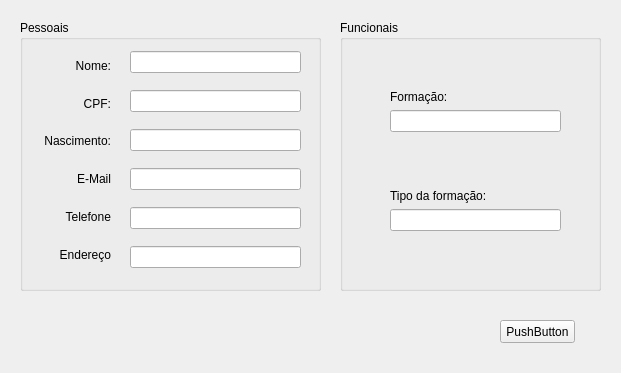
<?xml version="1.0" encoding="UTF-8"?>
<ui version="4.0">
 <class>CompletaCadDir</class>
 <widget class="QWidget" name="CompletaCadDir">
  <property name="geometry">
   <rect>
    <x>0</x>
    <y>0</y>
    <width>621</width>
    <height>373</height>
   </rect>
  </property>
  <property name="windowTitle">
   <string>Form</string>
  </property>
  <widget class="QGroupBox" name="groupBox">
   <property name="geometry">
    <rect>
     <x>20</x>
     <y>20</y>
     <width>301</width>
     <height>271</height>
    </rect>
   </property>
   <property name="title">
    <string>Pessoais</string>
   </property>
   <widget class="QWidget" name="">
    <property name="geometry">
     <rect>
      <x>110</x>
      <y>20</y>
      <width>171</width>
      <height>241</height>
     </rect>
    </property>
    <layout class="QVBoxLayout" name="verticalLayout">
     <item>
      <widget class="QLineEdit" name="nome"/>
     </item>
     <item>
      <widget class="QLineEdit" name="cpf"/>
     </item>
     <item>
      <widget class="QLineEdit" name="nascimento"/>
     </item>
     <item>
      <widget class="QLineEdit" name="email"/>
     </item>
     <item>
      <widget class="QLineEdit" name="telefone"/>
     </item>
     <item>
      <widget class="QLineEdit" name="endereco"/>
     </item>
    </layout>
   </widget>
   <widget class="QWidget" name="">
    <property name="geometry">
     <rect>
      <x>20</x>
      <y>30</y>
      <width>71</width>
      <height>221</height>
     </rect>
    </property>
    <layout class="QVBoxLayout" name="verticalLayout_2">
     <item>
      <widget class="QLabel" name="label">
       <property name="text">
        <string>&lt;html&gt;&lt;head/&gt;&lt;body&gt;&lt;p align=&quot;right&quot;&gt;Nome:&lt;/p&gt;&lt;/body&gt;&lt;/html&gt;</string>
       </property>
      </widget>
     </item>
     <item>
      <widget class="QLabel" name="label_2">
       <property name="text">
        <string>&lt;html&gt;&lt;head/&gt;&lt;body&gt;&lt;p align=&quot;right&quot;&gt;CPF:&lt;/p&gt;&lt;/body&gt;&lt;/html&gt;</string>
       </property>
      </widget>
     </item>
     <item>
      <widget class="QLabel" name="label_3">
       <property name="text">
        <string>&lt;html&gt;&lt;head/&gt;&lt;body&gt;&lt;p align=&quot;right&quot;&gt;Nascimento:&lt;/p&gt;&lt;/body&gt;&lt;/html&gt;</string>
       </property>
      </widget>
     </item>
     <item>
      <widget class="QLabel" name="label_4">
       <property name="text">
        <string>&lt;html&gt;&lt;head/&gt;&lt;body&gt;&lt;p align=&quot;right&quot;&gt;E-Mail&lt;/p&gt;&lt;/body&gt;&lt;/html&gt;</string>
       </property>
      </widget>
     </item>
     <item>
      <widget class="QLabel" name="label_5">
       <property name="text">
        <string>&lt;html&gt;&lt;head/&gt;&lt;body&gt;&lt;p align=&quot;right&quot;&gt;Telefone&lt;/p&gt;&lt;/body&gt;&lt;/html&gt;</string>
       </property>
      </widget>
     </item>
     <item>
      <widget class="QLabel" name="label_6">
       <property name="text">
        <string>&lt;html&gt;&lt;head/&gt;&lt;body&gt;&lt;p align=&quot;right&quot;&gt;Endereço&lt;/p&gt;&lt;/body&gt;&lt;/html&gt;</string>
       </property>
      </widget>
     </item>
    </layout>
   </widget>
  </widget>
  <widget class="QGroupBox" name="groupBox_2">
   <property name="geometry">
    <rect>
     <x>340</x>
     <y>20</y>
     <width>261</width>
     <height>271</height>
    </rect>
   </property>
   <property name="title">
    <string>Funcionais</string>
   </property>
   <widget class="QWidget" name="">
    <property name="geometry">
     <rect>
      <x>50</x>
      <y>70</y>
      <width>171</width>
      <height>141</height>
     </rect>
    </property>
    <layout class="QVBoxLayout" name="verticalLayout_3">
     <item>
      <widget class="QLabel" name="label_7">
       <property name="text">
        <string>Formação:</string>
       </property>
      </widget>
     </item>
     <item>
      <widget class="QLineEdit" name="formacao"/>
     </item>
     <item>
      <spacer name="verticalSpacer">
       <property name="orientation">
        <enum>Qt::Vertical</enum>
       </property>
       <property name="sizeHint" stdset="0">
        <size>
         <width>20</width>
         <height>40</height>
        </size>
       </property>
      </spacer>
     </item>
     <item>
      <widget class="QLabel" name="label_8">
       <property name="text">
        <string>Tipo da formação:</string>
       </property>
      </widget>
     </item>
     <item>
      <widget class="QLineEdit" name="tipo_formacao"/>
     </item>
    </layout>
   </widget>
  </widget>
  <widget class="QPushButton" name="pushButton">
   <property name="geometry">
    <rect>
     <x>500</x>
     <y>320</y>
     <width>75</width>
     <height>23</height>
    </rect>
   </property>
   <property name="text">
    <string>PushButton</string>
   </property>
  </widget>
 </widget>
 <resources/>
 <connections/>
</ui>
